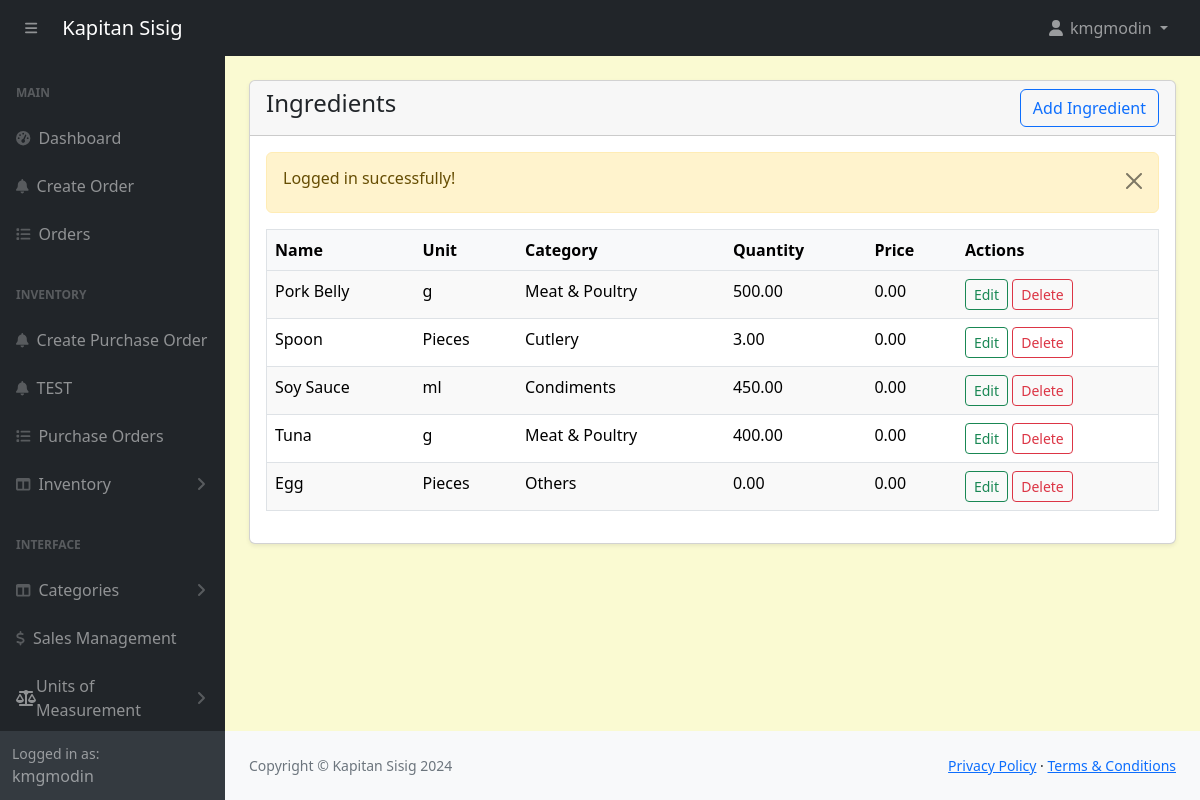
The app's page /POS-System-KapitanSisig/admin/ingredients-view.php (signed in) with its own data.
### tables this page shows
CREATE TABLE `ingredients` (
  `id` int(11) NOT NULL,
  `name` varchar(191) NOT NULL,
  `unit_id` int(11) NOT NULL,
  `category` varchar(191) NOT NULL,
  `price` decimal(10,2) NOT NULL,
  `quantity` decimal(10,2) NOT NULL
);

CREATE TABLE `units_of_measure` (
  `id` int(11) NOT NULL,
  `category_id` int(11) DEFAULT NULL,
  `uom_name` varchar(255) DEFAULT NULL,
  `type` enum('reference','bigger','smaller') DEFAULT NULL,
  `ratio` decimal(10,5) DEFAULT NULL,
  `active` tinyint(1) DEFAULT 1,
  `rounding_precision` decimal(10,5) DEFAULT NULL
);

### POS-System-KapitanSisig/admin/ingredients-view.php (the view)
<?php include('includes/header.php'); ?>
<?php
$query = "SELECT ingredients.*, units_of_measure.uom_name AS unit_name
          FROM ingredients
          LEFT JOIN units_of_measure ON ingredients.unit_id = units_of_measure.id";
$result = mysqli_query($conn, $query);
?>
<div class="container-fluid px-4 pb-4">
    <div class="card mt-4 shadow-sm">
        <div class="card-header">
            <h4 class="mb-0">Ingredients
                <a href="ingredients-add.php" class="btn btn-outline-primary float-end">Add Ingredient</a>
            </h4>
        </div>
        <div class="card-body">
            <?php alertMessage(); ?>
            <table class="table" style="width: 100%; margin-bottom: 1rem; color: #000; border: 1px solid #dee2e6;">
                <thead>
                    <tr style="background-color: #f8f9fa; color: #000;">
                        <th>Name</th>
                        <th>Unit</th>
                        <th>Category</th>
                        <th>Quantity</th>
                        <th>Price</th>
                        <th>Actions</th>
                    </tr>
                </thead>
                <tbody>
                    <?php
                    $i = 0;
                    while ($row = mysqli_fetch_assoc($result)) :
                    $i++;
                    ?>
                        <tr style="background-color: <?= $i % 2 == 0 ? '#fff' : '#f9f9f9'; ?>; border: 1px solid #dee2e6;">
                            <td><?php echo htmlspecialchars($row['name']); ?></td>
                            <td><?php echo htmlspecialchars($row['unit_name'] ? $row['unit_name'] : 'N/A'); ?></td>
                            <td><?php echo htmlspecialchars($row['category']); ?></td>
                            <td><?php echo htmlspecialchars($row['quantity']); ?></td>
                            <td><?php echo htmlspecialchars($row['price']); ?></td>
                            <td>
                                <a href="ingredients-edit.php?id=<?php echo $row['id']; ?>" class="btn btn-outline-success btn-sm" style="margin: 0; padding: 0.25rem 0.5rem;">Edit</a>
                                <a href="ingredients-delete.php?id=<?php echo $row['id']; ?>" class="btn btn-outline-danger btn-sm" style="margin: 0; padding: 0.25rem 0.5rem;">Delete</a>
                            </td>
                        </tr>
                    <?php endwhile; ?>
                </tbody>
            </table>
        </div>
    </div>
</div>
<?php include('includes/footer.php'); ?>

### POS-System-KapitanSisig/admin/includes/header.php (shortened to what this page needs)
<?php
require '../config/function.php';
?>
<!DOCTYPE html>
<html lang="en">
    <head>
        <link href="assets/css/styles.css" rel="stylesheet" />
        <link rel="stylesheet" href="//cdn.jsdelivr.net/npm/alertifyjs@1.14.0/build/css/themes/default.min.css"/>
        <link rel="stylesheet" href="//cdn.jsdelivr.net/npm/alertifyjs@1.14.0/build/css/alertify.min.css"/>
        <link href="https://cdn.jsdelivr.net/npm/select2@4.1.0-rc.0/dist/css/select2.min.css" rel="stylesheet" />
        <link rel="stylesheet" href="assets/css/custom.css">
    </head>
    <body class="sb-nav-fixed">
    <?php include('navbar.php'); ?>
      <div id="layoutSidenav">
        <?php include('sidebar.php'); ?>
          <div id="layoutSidenav_content">
            <main>

### POS-System-KapitanSisig/admin/includes/navbar.php (shortened to what this page needs)
<nav class="sb-topnav navbar navbar-expand navbar-dark bg-dark">
            <button class="btn btn-link btn-sm order-1 order-lg-0 me-4 me-lg-0" id="sidebarToggle" href="#!"><i class="fas fa-bars ps-3"></i></button>
            <a class="navbar-brand ps-3" href="index.html">Kapitan Sisig</a>
            <ul class="navbar-nav ms-auto ms-md-0 me-3 me-lg-4">
                <li class="nav-item dropdown">
                    <a class="nav-link dropdown-toggle" id="navbarDropdown" href="#" role="button" data-bs-toggle="dropdown" aria-expanded="false">
                        <i class="fas fa-user fa-fw"></i>
                        <?= $_SESSION['loggedInUser']['username']; ?>
                    </a>
                </li>
            </ul>
        </nav>

### POS-System-KapitanSisig/admin/includes/sidebar.php (shortened to what this page needs)
<div id="layoutSidenav_nav">
    <nav class="sb-sidenav accordion sb-sidenav-dark" id="sidenavAccordion">
        <div class="sb-sidenav-menu">
            <div class="nav">
                <div class="sb-sidenav-menu-heading">Main</div>
                <a class="nav-link" href="index.php">
                    <div class="sb-nav-link-icon"><i class="fas fa-tachometer-alt"></i></div>
                    Dashboard
                </a>
                <a class="nav-link" href="order-create.php">
                    <div class="sb-nav-link-icon"><i class="fas fa-bell"></i></div>
                    Create Order
                </a>
                <a class="nav-link" href="orders.php">
                    <div class="sb-nav-link-icon"><i class="fas fa-list"></i></div>
                    Orders
                </a>
                <div class="sb-sidenav-menu-heading">Inventory</div>
                <?php if ($_SESSION['loggedInUser']['position'] == 1): ?>
                    <a class="nav-link" href="purchase-order-create.php">
                        <div class="sb-nav-link-icon"><i class="fas fa-bell"></i></div>
                        Create Purchase Order
                    </a>
                    <a class="nav-link" href="purchase-order-select-supplier.php">
                        <div class="sb-nav-link-icon"><i class="fas fa-bell"></i></div>
                        TEST
                    </a>
                    <a class="nav-link" href="purchase-orders.php">
                        <div class="sb-nav-link-icon"><i class="fas fa-list"></i></div>
                        Purchase Orders
                    </a>
                <?php endif; ?>
                <a class="nav-link collapsed" href="#" data-bs-toggle="collapse" data-bs-target="#collapseInventory" aria-expanded="false" aria-controls="collapseInventory">
                    <div class="sb-nav-link-icon"><i class="fas fa-columns"></i></div>
                    Inventory
                    <div class="sb-sidenav-collapse-arrow"><i class="fas fa-angle-down"></i></div>
                </a>
                <div class="sb-sidenav-menu-heading">Interface</div>
                <a class="nav-link collapsed" href="#" data-bs-toggle="collapse" data-bs-target="#collapseCategory" aria-expanded="false" aria-controls="collapseCategory">
                    <div class="sb-nav-link-icon"><i class="fas fa-columns"></i></div>
                    Categories
                    <div class="sb-sidenav-collapse-arrow"><i class="fas fa-angle-down"></i></div>
                </a>
                <a class="nav-link" href="sales.php">
                    <div class="sb-nav-link-icon"><i class="fas fa-dollar-sign"></i></div>
                    Sales Management
                </a>
                <li class="nav-item">
                    <a class="nav-link collapsed" href="#" data-bs-toggle="collapse" data-bs-target="#collapseUnits" aria-expanded="false" aria-controls="collapseUnits">
                        <i class="fas fa-balance-scale"></i>
                        <span>Units of Measurement</span>
                        <div class="sb-sidenav-collapse-arrow"><i class="fas fa-angle-down"></i></div>
                    </a>
                </li>
            </div>
        </div>
        <div class="sb-sidenav-footer">
            <div class="small">Logged in as:</div>
            <?= $_SESSION['loggedInUser']['username']; ?>
        </div>
    </nav>
</div>

### POS-System-KapitanSisig/config/function.php (shortened to what this page needs)
<?php
function alertMessage(){
    if (isset($_SESSION['message'])) {
        echo '<div class="alert alert-warning alert-dismissible fade show" role="alert">
            <h6>'.htmlspecialchars($_SESSION['message']).'</h6>
            <button type="button" class="btn-close" data-bs-dismiss="alert" aria-label="Close"></button>
          </div>';
    }
}
?>

### POS-System-KapitanSisig/admin/includes/footer.php (shortened to what this page needs)
</main>
                <footer class="py-4 bg-light mt-auto">
                    <div class="container-fluid px-4">
                        <div class="d-flex align-items-center justify-content-between small">
                            <div class="text-muted">Copyright &copy; Kapitan Sisig 2024</div>
                            <div>
                                <a href="#">Privacy Policy</a>
                                &middot;
                                <a href="#">Terms &amp; Conditions</a>
                            </div>
                        </div>
                    </div>
                </footer>
            </div>
        </div>
    </body>
</html>

### POS-System-KapitanSisig/admin/assets/css/custom.css (style rules this page uses)
body { margin: 0; font-family: system-ui, -apple-system, "Segoe UI", Roboto, "Helvetica Neue", "Noto Sans", "Liberation Sans", Arial, sans-serif; font-size: 1rem; font-weight: 400; line-height: 1.5; color: #212529; text-align: left; background-color: #FAFAD2; -webkit-text-size-adjust: 100%; -webkit-tap-highlight-color: rgba(0, 0, 0, 0); }

### records on screen
ingredients: name "Pork Belly", unit.uom_name "g", category "Meat & Poultry", quantity "500.00", price "0.00"
ingredients: name "Spoon", unit.uom_name "Pieces", category "Cutlery", quantity "3.00", price "0.00"
ingredients: name "Soy Sauce", unit.uom_name "ml", category "Condiments", quantity "450.00", price "0.00"
ingredients: name "Tuna", unit.uom_name "g", category "Meat & Poultry", quantity "400.00", price "0.00"
ingredients: name "Egg", unit.uom_name "Pieces", category "Others", quantity "0.00", price "0.00"

### other values on screen
$_SESSION['loggedInUser']['username'] "kmgmodin"
$_SESSION['message'] "Logged in successfully!"
